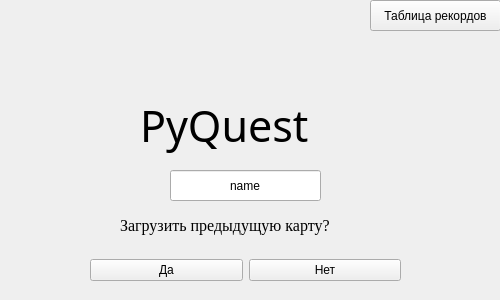
<?xml version="1.0" encoding="UTF-8"?>
<ui version="4.0">
 <class>SaveDialog</class>
 <widget class="QWidget" name="SaveDialog">
  <property name="enabled">
   <bool>true</bool>
  </property>
  <property name="geometry">
   <rect>
    <x>0</x>
    <y>0</y>
    <width>500</width>
    <height>300</height>
   </rect>
  </property>
  <property name="minimumSize">
   <size>
    <width>500</width>
    <height>300</height>
   </size>
  </property>
  <property name="maximumSize">
   <size>
    <width>500</width>
    <height>300</height>
   </size>
  </property>
  <property name="windowTitle">
   <string>Сохранение</string>
  </property>
  <widget class="QWidget" name="horizontalLayoutWidget">
   <property name="geometry">
    <rect>
     <x>90</x>
     <y>230</y>
     <width>311</width>
     <height>80</height>
    </rect>
   </property>
   <layout class="QHBoxLayout" name="horizontalLayout">
    <item>
     <widget class="QPushButton" name="btn_yes">
      <property name="text">
       <string>Да</string>
      </property>
     </widget>
    </item>
    <item>
     <widget class="QPushButton" name="btn_no">
      <property name="text">
       <string>Нет</string>
      </property>
     </widget>
    </item>
   </layout>
  </widget>
  <widget class="QLabel" name="label">
   <property name="geometry">
    <rect>
     <x>120</x>
     <y>200</y>
     <width>321</width>
     <height>51</height>
    </rect>
   </property>
   <property name="font">
    <font>
     <family>Times New Roman</family>
     <pointsize>12</pointsize>
    </font>
   </property>
   <property name="text">
    <string>Загрузить предыдущую карту?</string>
   </property>
  </widget>
  <widget class="QLabel" name="label_2">
   <property name="geometry">
    <rect>
     <x>140</x>
     <y>90</y>
     <width>221</width>
     <height>71</height>
    </rect>
   </property>
   <property name="font">
    <font>
     <family>MV Boli</family>
     <pointsize>32</pointsize>
    </font>
   </property>
   <property name="text">
    <string>PyQuest</string>
   </property>
  </widget>
  <widget class="QPushButton" name="rec">
   <property name="geometry">
    <rect>
     <x>370</x>
     <y>0</y>
     <width>131</width>
     <height>31</height>
    </rect>
   </property>
   <property name="text">
    <string>Таблица рекордов</string>
   </property>
  </widget>
  <widget class="QLineEdit" name="name">
   <property name="geometry">
    <rect>
     <x>170</x>
     <y>170</y>
     <width>151</width>
     <height>31</height>
    </rect>
   </property>
   <property name="text">
    <string>name</string>
   </property>
   <property name="alignment">
    <set>Qt::AlignCenter</set>
   </property>
  </widget>
 </widget>
 <resources/>
 <connections/>
</ui>
